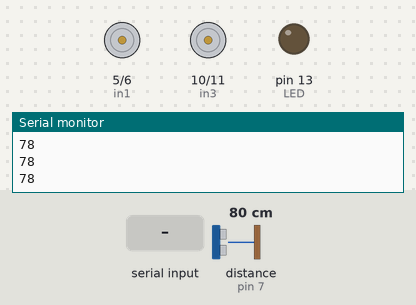
A sketch run on a simulated Arduino Uno, built with avr-gcc and run on an emulated ATmega328P. On the bench: motor-driver pin pairs drawn as motors (green arrow = first pin HIGH = forward, orange = second pin HIGH = backward, longer = more drive), output pins drawn as LEDs (lit = HIGH), the last lines printed to the serial monitor. Wiring (inferred from the names in the program): ultrasonic range finder: trigger pin 8; echo pin 7. The test bench sets the inputs (shaded band); at power-on: distance to the obstacle (sensor on pin 7) 80 cm. The echo pulse lasts 58.3 µs per cm; pins used as bus, display or sensor lines are not drawn.

Above: at 1.2 s.
1.3 s: "R" received over Serial
At 2.0 s:
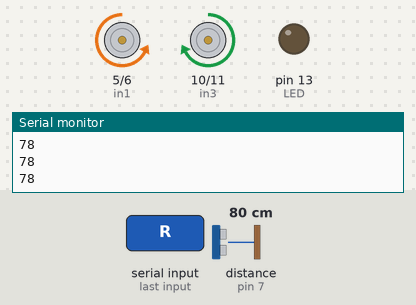
2.8 s: "F" received over Serial
At 3.4 s:
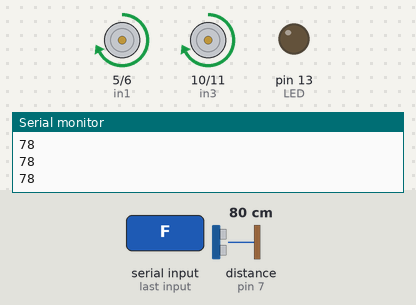
4.3 s: "B" received over Serial
At 4.9 s:
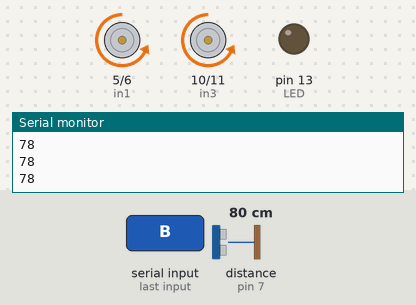
5.8 s: "L" received over Serial
At 6.9 s:
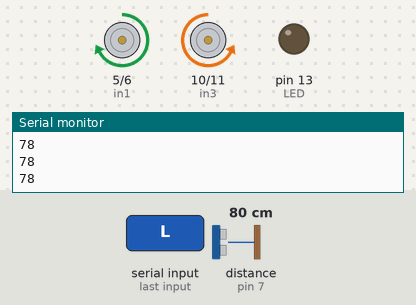
7.3 s: distance to the obstacle (sensor on pin 7) set to 23 cm
8.8 s: distance to the obstacle (sensor on pin 7) set to 19 cm
At 9.2 s:
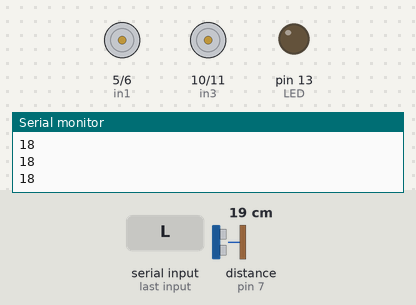
Timing chart, 0 to 11.3 s (numbered marks = the images above; inputs shaded):
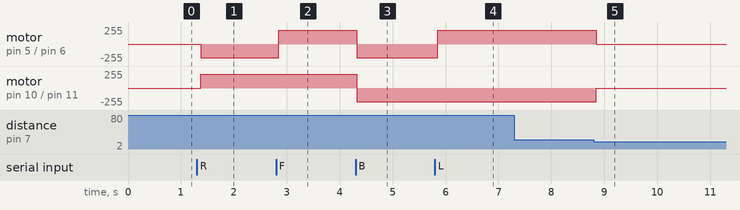

The sketch:

carcontroll.ino
```cpp
#define in1 5 // Chân điều khiển động cơ L298n
#define in2 6
#define in3 10
#define in4 11
#define LED 13
const int trig = 8;     // Chân trig của HC-SR04
const int echo = 7;     // Chân echo của HC-SR04
char command;           // Biến để lưu trạng thái lệnh từ ứng dụng
int Speed = 204;        // 0 - 255, tốc độ động cơ
int distance_const = 20; // Khoảng cách an toàn
unsigned long lastCommandTime = 0; // Thời gian của lệnh cuối cùng

int CalculateDistance() {
    unsigned long duration; // Biến đo thời gian
    int distance;           // Biến lưu khoảng cách

    // Phát xung từ chân trig
    digitalWrite(trig, LOW);
    delayMicroseconds(2);
    digitalWrite(trig, HIGH);
    delayMicroseconds(10);  // Độ dài xung là 10 micro giây
    digitalWrite(trig, LOW);

    // Đo độ rộng xung HIGH ở chân echo
    duration = pulseIn(echo, HIGH);
    // Tính khoảng cách
    distance = int(duration / 2 / 29.412);
    return distance;
}

void setup() {
    pinMode(in1, OUTPUT);
    pinMode(in2, OUTPUT);
    pinMode(in3, OUTPUT);
    pinMode(in4, OUTPUT);
    pinMode(trig, OUTPUT);   // Chân trig sẽ phát tín hiệu
    pinMode(echo, INPUT);    // Chân echo sẽ nhận tín hiệu
    pinMode(LED, OUTPUT);    // Thiết lập chân LED
    Serial.begin(9600);      // Thiết lập tốc độ truyền cho module Bluetooth

}

void forward() {
    digitalWrite(in2, LOW);  // Đảm bảo chân lùi ở mức LOW
    digitalWrite(in4, LOW);  // Đảm bảo chân lùi ở mức LOW
    analogWrite(in1, Speed);
    analogWrite(in3, Speed);
}

void back() {
    digitalWrite(in1, LOW);  // Đảm bảo chân tiến ở mức LOW
    digitalWrite(in3, LOW);  // Đảm bảo chân tiến ở mức LOW
    analogWrite(in2, Speed);
    analogWrite(in4, Speed);
}

void left() {
    digitalWrite(in2, LOW);  // Đảm bảo chân lùi ở mức LOW
    digitalWrite(in3, LOW);  // Đảm bảo chân tiến ở mức LOW
    analogWrite(in4, Speed);
    analogWrite(in1, Speed);
}

void right() {
    digitalWrite(in1, LOW);  // Đảm bảo chân tiến ở mức LOW
    digitalWrite(in4, LOW);  // Đảm bảo chân lùi ở mức LOW
    analogWrite(in3, Speed);
    analogWrite(in2, Speed);
}

void stop() {
    analogWrite(in1, 0);
    analogWrite(in2, 0);
    analogWrite(in3, 0);
    analogWrite(in4, 0);
}

void loop() {
    int distance = CalculateDistance();
    Serial.println(distance);

    if (distance <= distance_const) {
        stop();
    }

    if (Serial.available() > 0) {
        command = Serial.read();
        lastCommandTime = millis();
        stop(); // Khởi tạo với động cơ dừn

        switch (command) {
            case 'F':
                if (distance > distance_const) forward();
                break;
            case 'B':
                back();
                delay(50);
                break;
            case 'L':
                if (distance > distance_const) left();
                break;
            case 'R':
                if (distance > distance_const) right();
                break;
            case 'S':
                stop();
                break;
            default:
                break;
        }
    }

    // // Dừng xe nếu không nhận được lệnh trong vòng 2 giây
    // if (millis() - lastCommandTime > 1000 && (command=='R'|command =='L')) {
    //     stop();
    // }

    delay(100);  // Giảm delay để tăng khả năng phản hồi
}
```

Measured:
- the behaviour switches between 22 and 21 cm on distance to the obstacle (sensor on pin 7) (found by bisection; images 4 and 5)
- after the input at 1.3 s, motor on pin 5 (in1) / pin 6 (in2): stopped → backward 204/255 after 0.07 s; motor on pin 10 (in3) / pin 11 (in4): stopped → forward 204/255 after 0.07 s
- after the input at 2.8 s, motor on pin 5 (in1) / pin 6 (in2): backward 204/255 → forward 204/255 after 0.05 s
- after the input at 4.3 s, motor on pin 5 (in1) / pin 6 (in2), motor on pin 10 (in3) / pin 11 (in4): forward 204/255 → backward 204/255 at once
- after the input at 5.8 s, motor on pin 5 (in1) / pin 6 (in2): backward 204/255 → forward 204/255 after 0.05 s
- after the input at 8.8 s, motor on pin 5 (in1) / pin 6 (in2): forward 204/255 → stopped after 0.05 s; motor on pin 10 (in3) / pin 11 (in4): backward 204/255 → stopped after 0.05 s
